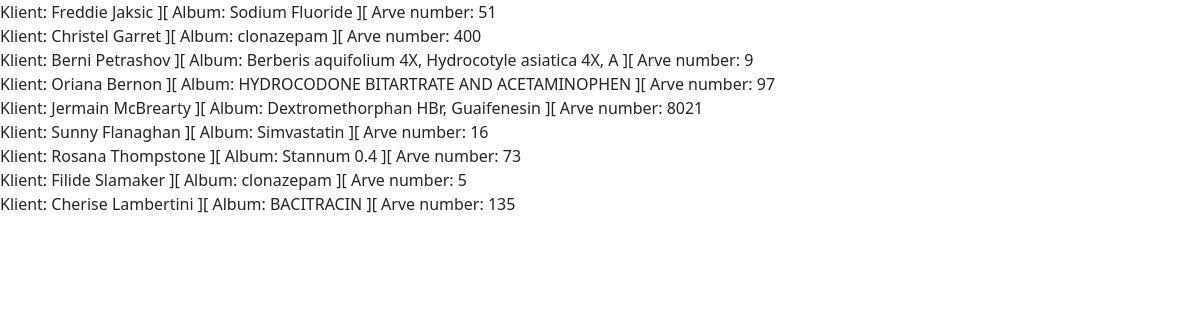
Page /h4.php on the committed database.
### tables this page shows
CREATE TABLE `arved` (
  `id` int(11) NOT NULL,
  `arve_nr` int(11) NOT NULL,
  `albumid_id` int(11) NOT NULL,
  `kliendid_id` int(11) NOT NULL
);

CREATE TABLE `kliendid` (
  `id` int(11) NOT NULL,
  `eesnimi` varchar(30) NOT NULL,
  `perenimi` varchar(30) NOT NULL,
  `telefon` int(10) NOT NULL
);

CREATE TABLE `albumid1` (
  `id` int(11) NOT NULL,
  `artist` varchar(30) NOT NULL,
  `album` varchar(50) NOT NULL,
  `aasta` year(4) NOT NULL,
  `hind` decimal(10,2) NOT NULL
);

### h4.php (the view, shortened to what this page needs)
<?php include ("config.php"); ?>
<!DOCTYPE html>
<html lang="en">
<head>
    <link href="https://cdn.jsdelivr.net/npm/bootstrap@5.3.2/dist/css/bootstrap.min.css" rel="stylesheet">
</head>
    <body>
        <?php
        $sql = "SELECT arved.arve_nr, albumid1.album, kliendid.eesnimi, kliendid.perenimi FROM arved JOIN albumid1 ON arved.albumid_id=albumid1.id JOIN kliendid ON arved.kliendid_id=kliendid.id";
        $result = $yhendus->query($sql);
        if ($result->num_rows) {
            while($row = $result->fetch_assoc()) {
                echo "Klient: " . $row["eesnimi"] . " " . $row["perenimi"] . " ][ Album: " . $row["album"] . " ][ Arve number: " . $row["arve_nr"] . "<br>";
            }
        }
        ?>
    </body>
</html>

### rows in the picture
arved: kliendid.eesnimi "Freddie", kliendid.perenimi "Jaksic", albumid1.album "Sodium Fluoride", arve_nr "51"
arved: kliendid.eesnimi "Christel", kliendid.perenimi "Garret", albumid1.album "clonazepam", arve_nr "400"
arved: kliendid.eesnimi "Berni", kliendid.perenimi "Petrashov", albumid1.album "Berberis aquifolium 4X, Hydrocotyle asiatica 4X, A", arve_nr "9"
arved: kliendid.eesnimi "Oriana", kliendid.perenimi "Bernon", albumid1.album "HYDROCODONE BITARTRATE AND ACETAMINOPHEN", arve_nr "97"
arved: kliendid.eesnimi "Jermain", kliendid.perenimi "McBrearty", albumid1.album "Dextromethorphan HBr, Guaifenesin", arve_nr "8021"
arved: kliendid.eesnimi "Sunny", kliendid.perenimi "Flanaghan", albumid1.album "Simvastatin", arve_nr "16"
arved: kliendid.eesnimi "Rosana", kliendid.perenimi "Thompstone", albumid1.album "Stannum 0.4", arve_nr "73"
arved: kliendid.eesnimi "Filide", kliendid.perenimi "Slamaker", albumid1.album "clonazepam", arve_nr "5"
arved: kliendid.eesnimi "Cherise", kliendid.perenimi "Lambertini", albumid1.album "BACITRACIN", arve_nr "135"
